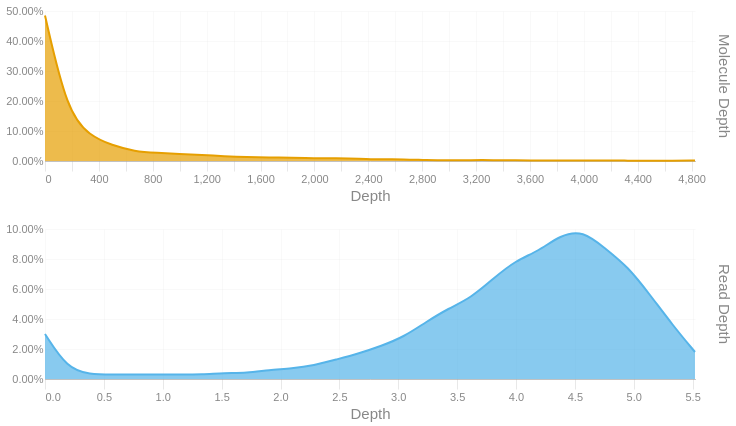

The cell this chart's notebook holds for it:
### Code cell
readdep = depth_hist(tb['Read Depth'], q99, 3)
readdep = readdep.with_columns(pl.lit('Read Depth').alias('Metric'))
if not SKIPLR:
    moldep = depth_hist(tb['Molecule Depth'], mol_q99, 1)
    moldep = moldep.with_columns(pl.lit('Molecule Depth').alias('Metric'))
    _hist = pl.concat([readdep, moldep])
    _hist = _hist.filter(pl.col('Proportion') != 0)
    with SafeRender(_hist):
        (
            alt.Chart(_hist)        
            .mark_area(interpolate = "basis")
            .encode(
                x=alt.X('Bin:Q').scale(domainMin=0).axis(alt.Axis(title='Depth')),
                y = alt.Y('Proportion:Q', title = None).axis(format = '.2%'),
                color = alt.Color('Metric:N').legend(None),
                row = alt.Row("Metric:N").header(title = None, labelOrient = 'right'),
                tooltip = [
                    alt.Tooltip("Metric:N", title = "Metric"),
                    alt.Tooltip('Interval:N', title = "Depth Interval"),
                    alt.Tooltip('Proportion:Q', title = "% Alignments").format('.2%')
                ]
            )
            .resolve_scale(x='independent', y='independent')
            .properties(
                height = 150, width = 650,
                usermeta={'embedOptions': {'downloadFileName': f'{samplename}.depth.hist'}}
            )
        ).display()
else:
    readdep = readdep.filter(pl.col('Proportion') != 0)
    with SafeRender(readdep):
        (
            alt.Chart(readdep)        
            .mark_area(interpolate = "basis")
            .encode(
                x=alt.X('Bin:Q').scale(domainMin=0).axis(alt.Axis(title='Depth')),
                y = alt.Y('Proportion:Q', title = None).axis(format = '.2%'),
                tooltip = [
                    alt.Tooltip('Interval:N', title = "Depth Interval"),
                    alt.Tooltip('Proportion:Q', title = "% Alignments").format('.2%')
                ]
            )
            .properties(
                usermeta={'embedOptions': {'downloadFileName': f'{samplename}.depth.hist'}}
            )
        ).display()

### Figure 1 — Vega-Lite specification as saved in the notebook (floating-point values rounded to 4 significant figures)
{"width": 650, "height": 150, "config": {"title": {"anchor": "start", "dy": -15, "fontSize": 18, "color": "#888888", "subtitleColor": "#888888", "subtitleFontSize": 14}, "arc": {"fill": "#0072B2"}, "axis": {"domainColor": "#888888", "domainWidth": 0.5, "gridWidth": 0.2, "grid": false, "titleFontWeight": 400, "titleFontSize": 15, "labelFontSize": 11, "labelColor": "#888888", "tickColor": "#888888", "tickWidth": 0.2, "titleColor": "#888888"}, "axisBand": {"grid": false}, "axisX": {"grid": true, "tickSize": 10, "domainCap": "round"}, "axisY": {"domain": false, "grid": true, "tickSize": 0, "domainCap": "round"}, "background": "transparent", "header": {"labelFontSize": 15, "labelColor": "#888888", "titleFontSize": 15, "titleFontWeight": 600, "titleColor": "#888888"}, "legend": {"labelFont": "sans-serif", "labelFontSize": 12, "labelColor": "#888888", "symbolSize": 100, "symbolType": "circle", "titleFontSize": 12, "titlePadding": 10, "titleColor": "#888888", "title": null}, "range": {"category": ["#E69F00", "#56B4E9", "#009E73", "#F0E442", "#0072B2", "#D55E00", "#CC79A7", "#000000"], "diverging": ["#cfe8f3", "#a2d4ec", "#73bfe2", "#46abdb", "#1696d2", "#12719e"]}, "area": {"fill": "#0072B2", "fillOpacity": 0.7, "line": true, "strokeOpacity": 0.7}, "line": {"color": "#0072B2", "stroke": "#0072B2", "strokeWidth": 2}, "trail": {"color": "#0072B2", "stroke": "#0072B2", "strokeWidth": 0, "size": 1}, "point": {"filled": true, "fillOpacity": 1.0, "size": 95}, "text": {"color": "#888888", "fontSize": 11, "align": "right", "fontWeight": 400, "size": 11}, "bar": {"fill": "#0072B2", "stroke": null}, "view": {"stroke": null, "continuousWidth": 660, "continuousHeight": 400}}, "data": {"name": "data-e6b547a8b492c13bb25fc696d943e68c"}, "mark": {"type": "area", "interpolate": "basis"}, "encoding": {"color": {"field": "Metric", "legend": null, "type": "nominal"}, "row": {"field": "Metric", "header": {"title": null, "labelOrient": "right"}, "type": "nominal"}, "tooltip": [{"field": "Metric", "title": "Metric", "type": "nominal"}, {"field": "Interval", "title": "Depth Interval", "type": "nominal"}, {"field": "Proportion", "format": ".2%", "title": "% Alignments", "type": "quantitative"}], "x": {"axis": {"title": "Depth"}, "field": "Bin", "scale": {"domainMin": 0}, "type": "quantitative"}, "y": {"axis": {"format": ".2%"}, "field": "Proportion", "title": null, "type": "quantitative"}}, "resolve": {"scale": {"x": "independent", "y": "independent"}}, "usermeta": {"embedOptions": {"downloadFileName": "S5_Connecticut_989.depth.hist"}}, "$schema": "https://vega.github.io/schema/vega-lite/v6.1.0.json", "datasets": {"data-e6b547a8b492c13bb25fc696d943e68c": [{"Bin": 0.0, "Interval": "0.0-0.19", "Proportion": 0.03, "Metric": "Read Depth"}, {"Bin": 0.19, "Interval": "0.19-0.381", "Proportion": 0.007, "Metric": "Read Depth"}, {"Bin": 0.381, "Interval": "0.381-0.571", "Proportion": 0.003, "Metric": "Read Depth"}, {"Bin": 0.571, "Interval": "0.571-0.761", "Proportion": 0.003, "Metric": "Read Depth"}, {"Bin": 0.761, "Interval": "0.761-0.952", "Proportion": 0.003, "Metric": "Read Depth"}, {"Bin": 0.952, "Interval": "0.952-1.142", "Proportion": 0.003, "Metric": "Read Depth"}, {"Bin": 1.142, "Interval": "1.142-1.332", "Proportion": 0.003, "Metric": "Read Depth"}, {"Bin": 1.332, "Interval": "1.332-1.523", "Proportion": 0.003, "Metric": "Read Depth"}, {"Bin": 1.523, "Interval": "1.523-1.713", "Proportion": 0.004, "Metric": "Read Depth"}, {"Bin": 1.713, "Interval": "1.713-1.903", "Proportion": 0.004, "Metric": "Read Depth"}, {"Bin": 1.903, "Interval": "1.903-2.094", "Proportion": 0.006, "Metric": "Read Depth"}, {"Bin": 2.094, "Interval": "2.094-2.284", "Proportion": 0.007, "Metric": "Read Depth"}, {"Bin": 2.284, "Interval": "2.284-2.474", "Proportion": 0.009, "Metric": "Read Depth"}, {"Bin": 2.474, "Interval": "2.474-2.665", "Proportion": 0.013, "Metric": "Read Depth"}, {"Bin": 2.665, "Interval": "2.665-2.855", "Proportion": 0.017, "Metric": "Read Depth"}, {"Bin": 2.855, "Interval": "2.855-3.045", "Proportion": 0.022, "Metric": "Read Depth"}, {"Bin": 3.045, "Interval": "3.045-3.236", "Proportion": 0.028, "Metric": "Read Depth"}, {"Bin": 3.236, "Interval": "3.236-3.426", "Proportion": 0.038, "Metric": "Read Depth"}, {"Bin": 3.426, "Interval": "3.426-3.616", "Proportion": 0.047, "Metric": "Read Depth"}, {"Bin": 3.616, "Interval": "3.616-3.807", "Proportion": 0.054, "Metric": "Read Depth"}, {"Bin": 3.807, "Interval": "3.807-3.997", "Proportion": 0.067, "Metric": "Read Depth"}, {"Bin": 3.997, "Interval": "3.997-4.187", "Proportion": 0.079, "Metric": "Read Depth"}, {"Bin": 4.187, "Interval": "4.187-4.378", "Proportion": 0.085, "Metric": "Read Depth"}, {"Bin": 4.378, "Interval": "4.378-4.568", "Proportion": 0.096, "Metric": "Read Depth"}, {"Bin": 4.568, "Interval": "4.568-4.758", "Proportion": 0.099, "Metric": "Read Depth"}, {"Bin": 4.758, "Interval": "4.758-4.949", "Proportion": 0.087, "Metric": "Read Depth"}, {"Bin": 4.949, "Interval": "4.949-5.139", "Proportion": 0.075, "Metric": "Read Depth"}, {"Bin": 5.139, "Interval": "5.139-5.329", "Proportion": 0.056, "Metric": "Read Depth"}, {"Bin": 5.329, "Interval": "5.329-5.52", "Proportion": 0.036, "Metric": "Read Depth"}, {"Bin": 5.52, "Interval": "5.52-5.71", "Proportion": 0.018, "Metric": "Read Depth"}, {"Bin": 0.0, "Interval": "0.0-166.4", "Proportion": 0.485, "Metric": "Molecule Depth"}, {"Bin": 166.4, "Interval": "166.4-332.8", "Proportion": 0.162, "Metric": "Molecule Depth"}, {"Bin": 332.8, "Interval": "332.8-499.2", "Proportion": 0.084, "Metric": "Molecule Depth"}, {"Bin": 499.2, "Interval": "499.2-665.5", "Proportion": 0.052, "Metric": "Molecule Depth"}, {"Bin": 665.5, "Interval": "665.5-831.9", "Proportion": 0.032, "Metric": "Molecule Depth"}, {"Bin": 831.9, "Interval": "831.9-998.3", "Proportion": 0.027, "Metric": "Molecule Depth"}, {"Bin": 998.3, "Interval": "998.3-1164.7", "Proportion": 0.023, "Metric": "Molecule Depth"}, {"Bin": 1165.0, "Interval": "1164.7-1331.1", "Proportion": 0.02, "Metric": "Molecule Depth"}, {"Bin": 1331.0, "Interval": "1331.1-1497.5", "Proportion": 0.016, "Metric": "Molecule Depth"}, {"Bin": 1498.0, "Interval": "1497.5-1663.9", "Proportion": 0.013, "Metric": "Molecule Depth"}, {"Bin": 1664.0, "Interval": "1663.9-1830.2", "Proportion": 0.012, "Metric": "Molecule Depth"}, {"Bin": 1830.0, "Interval": "1830.2-1996.6", "Proportion": 0.011, "Metric": "Molecule Depth"}, {"Bin": 1997.0, "Interval": "1996.6-2163.0", "Proportion": 0.009, "Metric": "Molecule Depth"}, {"Bin": 2163.0, "Interval": "2163.0-2329.4", "Proportion": 0.009, "Metric": "Molecule Depth"}, {"Bin": 2329.0, "Interval": "2329.4-2495.8", "Proportion": 0.008, "Metric": "Molecule Depth"}, {"Bin": 2496.0, "Interval": "2495.8-2662.2", "Proportion": 0.005, "Metric": "Molecule Depth"}, {"Bin": 2662.0, "Interval": "2662.2-2828.6", "Proportion": 0.006, "Metric": "Molecule Depth"}, {"Bin": 2829.0, "Interval": "2828.6-2994.9", "Proportion": 0.003, "Metric": "Molecule Depth"}, {"Bin": 2995.0, "Interval": "2994.9-3161.3", "Proportion": 0.002, "Metric": "Molecule Depth"}, {"Bin": 3161.0, "Interval": "3161.3-3327.7", "Proportion": 0.003, "Metric": "Molecule Depth"}, {"Bin": 3328.0, "Interval": "3327.7-3494.1", "Proportion": 0.003, "Metric": "Molecule Depth"}, {"Bin": 3494.0, "Interval": "3494.1-3660.5", "Proportion": 0.002, "Metric": "Molecule Depth"}, {"Bin": 3660.0, "Interval": "3660.5-3826.9", "Proportion": 0.002, "Metric": "Molecule Depth"}, {"Bin": 3827.0, "Interval": "3826.9-3993.3", "Proportion": 0.002, "Metric": "Molecule Depth"}, {"Bin": 3993.0, "Interval": "3993.3-4159.6", "Proportion": 0.002, "Metric": "Molecule Depth"}, {"Bin": 4160.0, "Interval": "4159.6-4326.0", "Proportion": 0.002, "Metric": "Molecule Depth"}, {"Bin": 4326.0, "Interval": "4326.0-4492.4", "Proportion": 0.001, "Metric": "Molecule Depth"}, {"Bin": 4492.0, "Interval": "4492.4-4658.8", "Proportion": 0.001, "Metric": "Molecule Depth"}, {"Bin": 4659.0, "Interval": "4658.8-4825.2", "Proportion": 0.001, "Metric": "Molecule Depth"}, {"Bin": 4825.0, "Interval": "4825.2-4991.57", "Proportion": 0.002, "Metric": "Molecule Depth"}]}}
